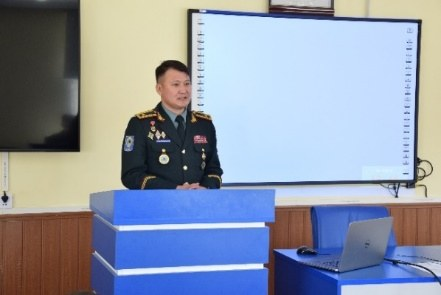
#> input picture india-cyber-cooperation/images/bilegt_podium.jpg, 441 x 295 px
$ python enhance.py ../../india-cyber-cooperation/images/bilegt_podium.jpg ../../india-cyber-cooperation/images/certificate_award.jpg
#> lines starting #> are read from the running program, lines starting #| are printed output that depends on the picture
import sys
import numpy as np
from PIL import Image, ImageFilter, ImageOps, ImageEnhance

src, out_dir = sys.argv[1], sys.argv[2]
im = Image.open(src).convert("RGB")
#> im is the input picture: PIL image 441x295 RGB; mean R, G, B 141.8, 151.1, 168.8

# 1) remove magenta tint: use luminance, but weight green channel (ink darkest there on pink paper)
r, g, b = [np.asarray(c, dtype=np.float32) for c in im.split()]
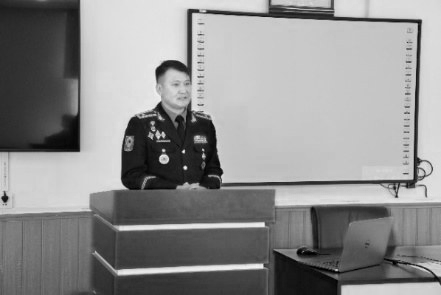
#> r: shape (295, 441) float32; min 0, max 245, mean 141.8
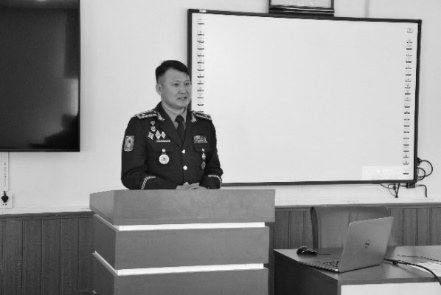
#> g: shape (295, 441) float32; min 4, max 253, mean 151.1
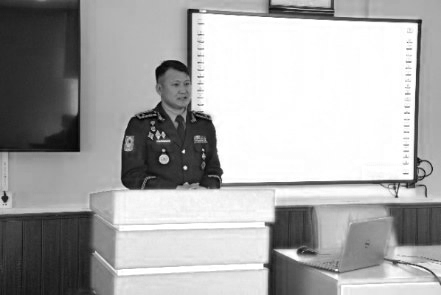
#> b: shape (295, 441) float32; min 0, max 255, mean 168.8
gray = 0.25 * r + 0.55 * g + 0.20 * b
gray = Image.fromarray(np.clip(gray, 0, 255).astype(np.uint8))
#> gray: PIL image 441x295 L

# 2) denoise before upscaling (kills JPEG blocking) - non-local means
import cv2
g = np.asarray(gray)
g = cv2.fastNlMeansDenoising(g, None, h=9, templateWindowSize=7, searchWindowSize=21)
gray = Image.fromarray(g)

# 3) upscale 4x
W, H = gray.size
#> W = 441; H = 295
big = Image.fromarray(cv2.resize(np.asarray(gray), (W * 4, H * 4), interpolation=cv2.INTER_LANCZOS4))
big = Image.fromarray(cv2.bilateralFilter(np.asarray(big), 7, 40, 7))

# 4) levels: background -> white, ink -> black
arr = np.asarray(big, dtype=np.float32)
lo, hi = np.percentile(arr, 1.5), np.percentile(arr, 90)
#> lo = 30; hi = 225
arr = np.clip((arr - lo) / (hi - lo), 0, 1)
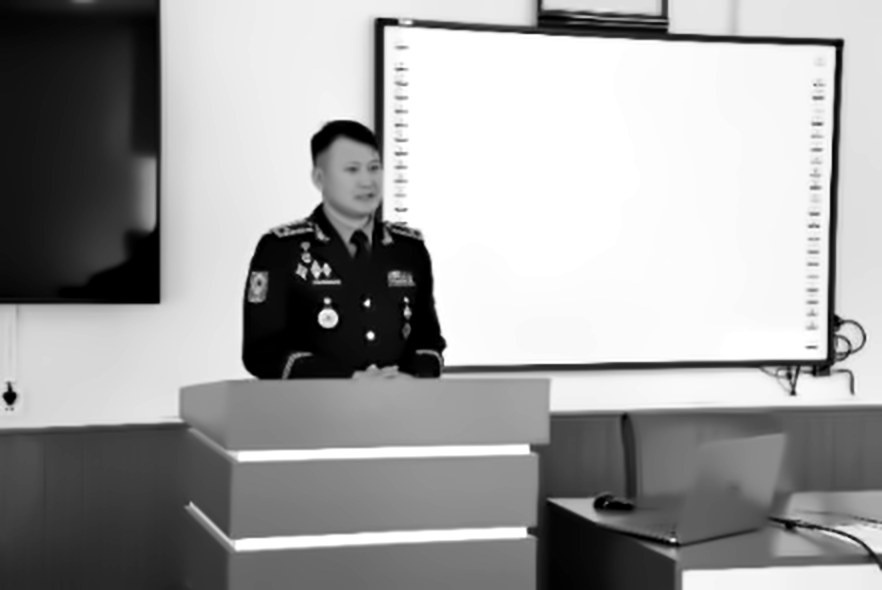
#> arr: shape (1180, 1764) float32 (shown at 1/2 size); min 0, max 1, mean 0.624
arr = arr ** 1.15  # slight gamma to deepen lines
clean = Image.fromarray((arr * 255).astype(np.uint8))

# 5) smooth then sharpen edges
clean = clean.filter(ImageFilter.GaussianBlur(0.8))
clean = clean.filter(ImageFilter.UnsharpMask(radius=2.5, percent=160, threshold=2))
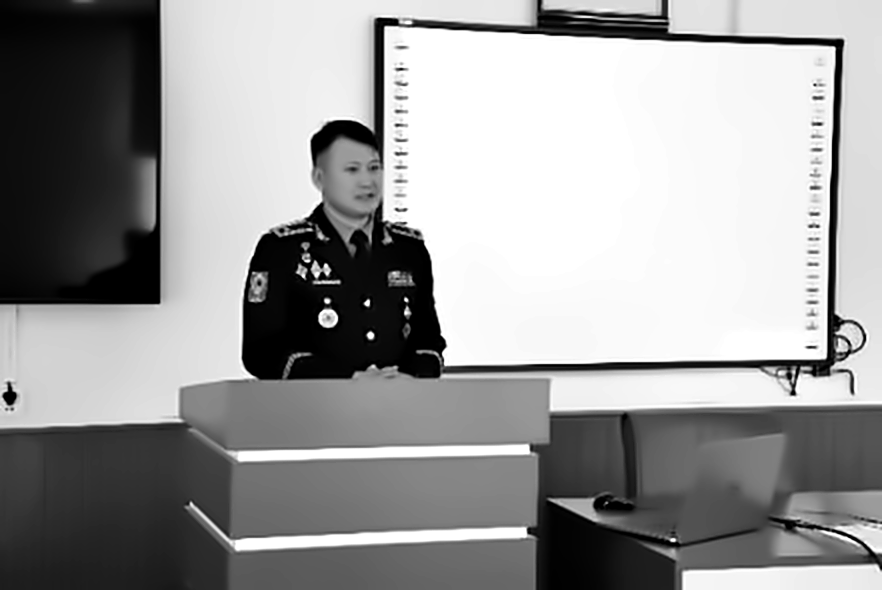
#> clean: PIL image 1764x1180 L (shown at 1/2 size); min 0, max 255, mean 152.7
clean.save(f"{out_dir}/portrait_clean_gray.png")

# 6) line-art variant: soft threshold
a = np.asarray(clean, dtype=np.float32) / 255.0
line = 1 / (1 + np.exp(-(a - 0.62) * 14))  # sigmoid around 0.62
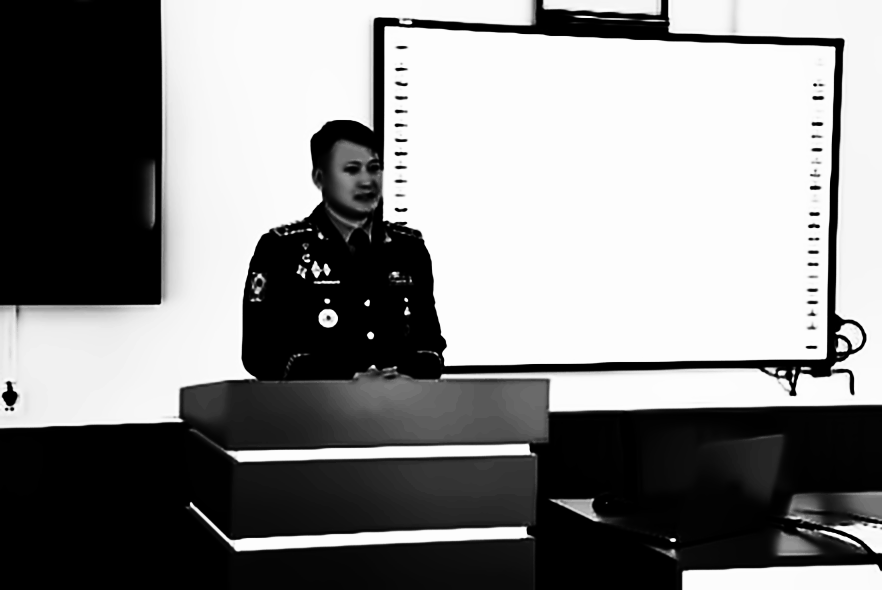
#> line: shape (1180, 1764) float32 (shown at 1/2 size); min 0.00017, max 0.995, mean 0.527
line_im = Image.fromarray((line * 255).astype(np.uint8)).filter(ImageFilter.GaussianBlur(0.5))
line_im.save(f"{out_dir}/portrait_lineart_bw.png")

# 7) sepia duotone for the deck
sep = ImageOps.colorize(clean, black=(40, 30, 20), white=(246, 240, 228))
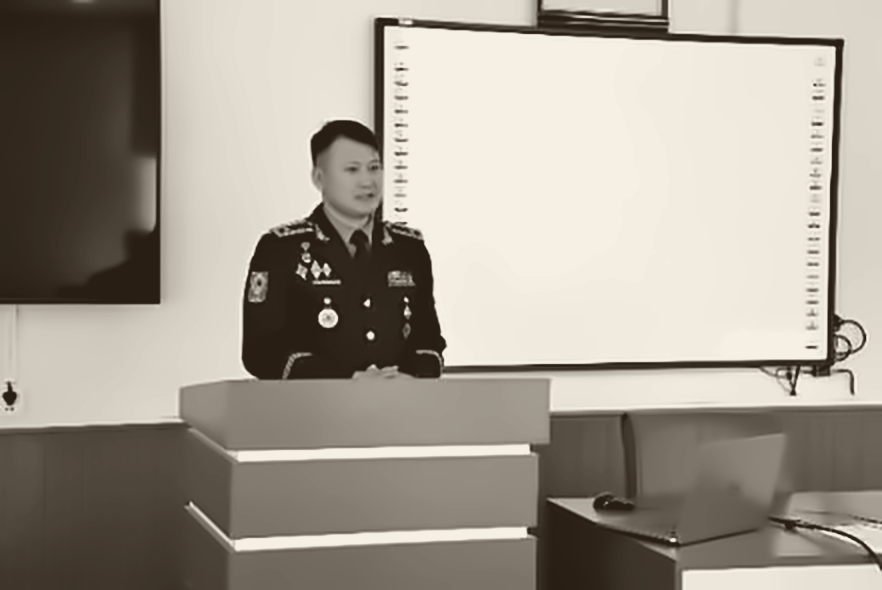
#> sep: PIL image 1764x1180 RGB (shown at 1/2 size); mean R, G, B 162.9, 155.3, 144.1
sep.save(f"{out_dir}/portrait_sepia.png")

print("sizes:", clean.size)
#| sizes: (1764, 1180)

$ run again, on india-cyber-cooperation/images/entrance_sign.jpg
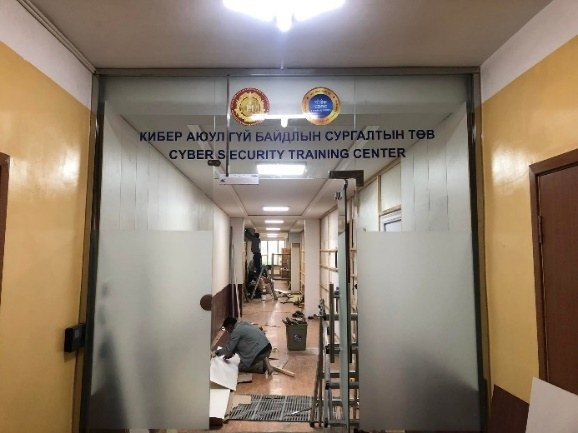
#> input picture india-cyber-cooperation/images/entrance_sign.jpg, 578 x 433 px
#> im is the input picture: PIL image 578x433 RGB; mean R, G, B 140.9, 125.9, 109.4
#> `r, g, b = [np.asarray(c, dtype=np.float32) for c in im.split()]`:
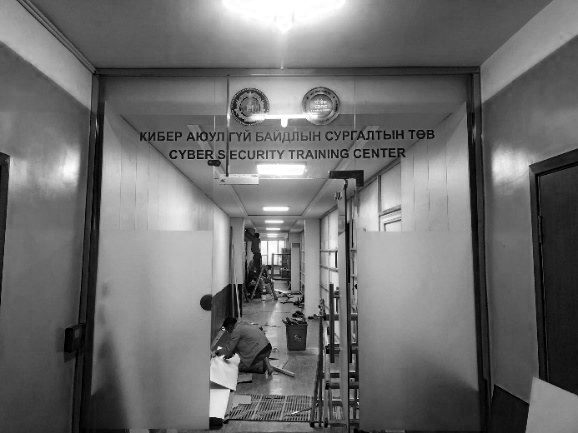
#> b: shape (433, 578) float32; min 0, max 255, mean 109.4
#> lo = 23; hi = 185
#> `sep = ImageOps.colorize(clean, black=(40, 30, 20), white=(246, 240, 22..`:
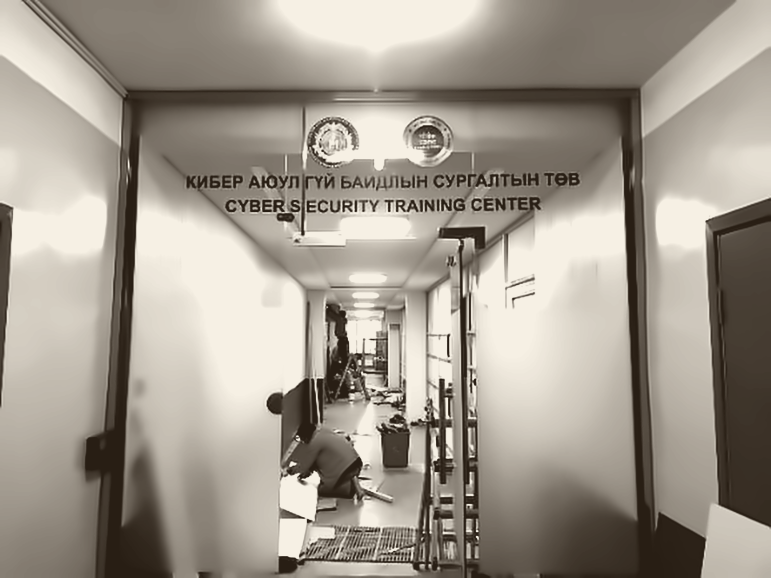
#> sep: PIL image 2312x1732 RGB (shown at 1/3 size); mean R, G, B 160.9, 153.2, 142.1
#| sizes: (2312, 1732)

$ run again, on india-cyber-cooperation/images/group_hall.jpg
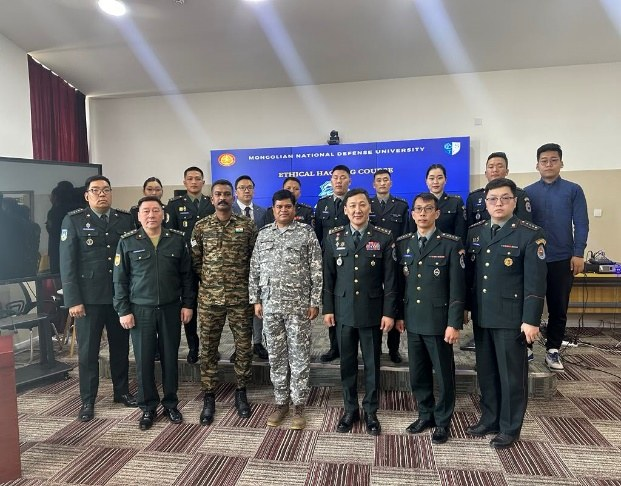
#> input picture india-cyber-cooperation/images/group_hall.jpg, 621 x 486 px
#> im is the input picture: PIL image 621x486 RGB; mean R, G, B 114.5, 111.2, 111.9
#> `big = Image.fromarray(cv2.resize(np.asarray(gray), (W * 4, H * 4), int..`:
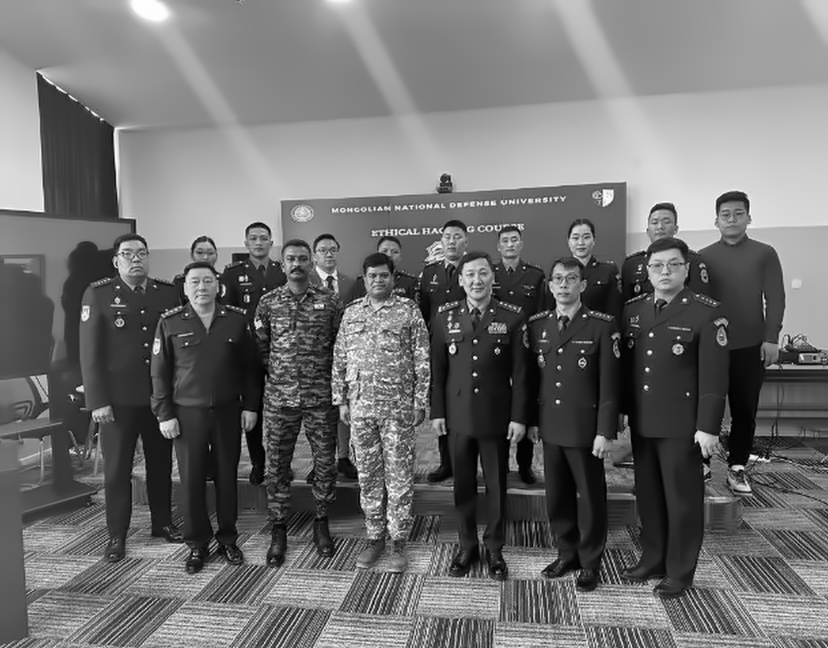
#> big: PIL image 2484x1944 L (shown at 1/3 size); min 0, max 255, mean 111.7
#> lo = 10; hi = 189
#> `sep = ImageOps.colorize(clean, black=(40, 30, 20), white=(246, 240, 22..`:
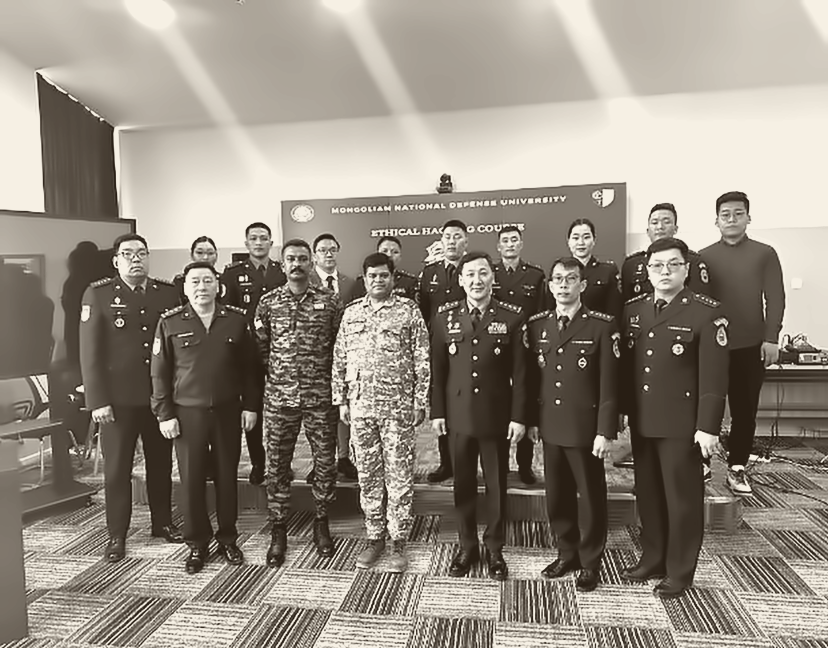
#> sep: PIL image 2484x1944 RGB (shown at 1/3 size); mean R, G, B 147.5, 139.7, 128.6
#| sizes: (2484, 1944)

$ run again, on india-cyber-cooperation/images/group_hall2.jpg
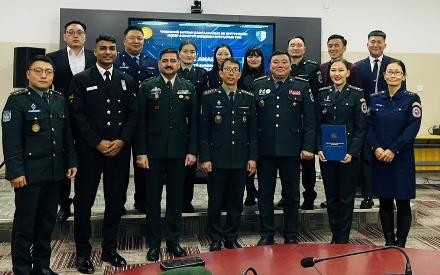
#> input picture india-cyber-cooperation/images/group_hall2.jpg, 440 x 275 px
#> im is the input picture: PIL image 440x275 RGB; mean R, G, B 74.3, 73.6, 72.6
#> lo = 6; hi = 209
#> `sep = ImageOps.colorize(clean, black=(40, 30, 20), white=(246, 240, 22..`:
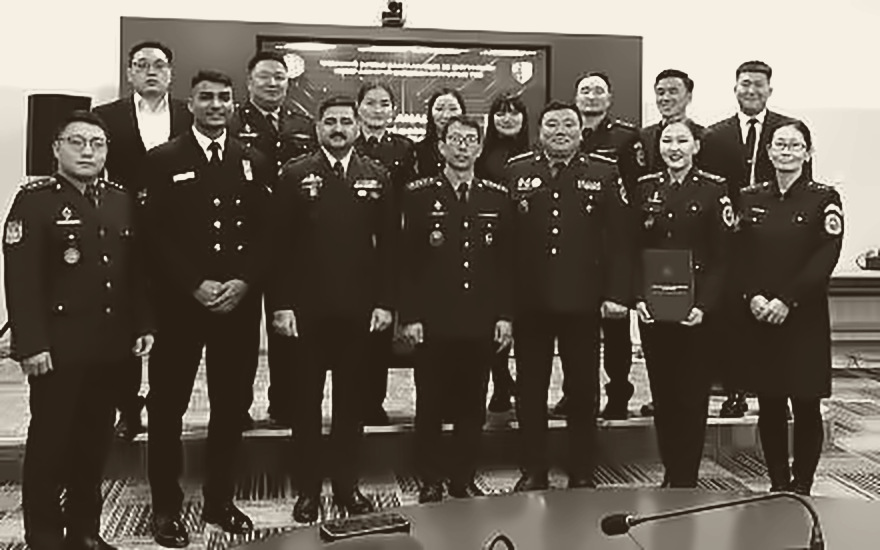
#> sep: PIL image 1760x1100 RGB (shown at 1/2 size); mean R, G, B 101.3, 92.5, 81.9
#| sizes: (1760, 1100)
